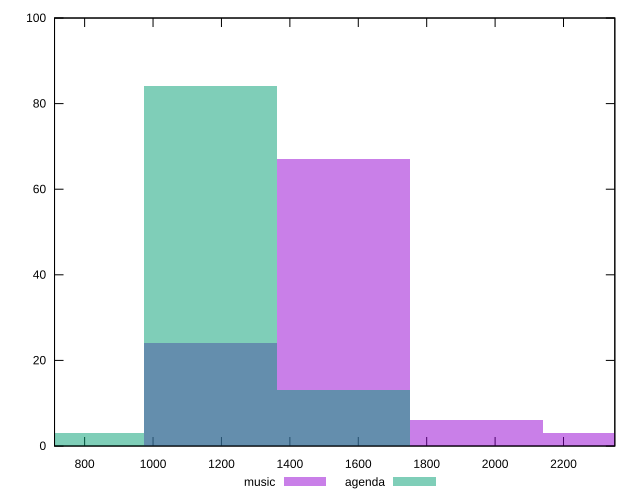

This chart was generated by the following gnuplot code:
reset

$music <<EOF
1556.6948124791236 67
1945.8685155989044 6
1167.5211093593427 24
2335.0422187186855 3
EOF

$agenda <<EOF
778.3474062395618 3
1167.5211093593427 84
1556.6948124791236 13
EOF

set key outside below
set boxwidth 389.1737031197809
set xrange [712:2350]
set yrange [0:100]
set trange [0:100]
set style fill transparent solid 0.5 noborder
set terminal svg size 640, 500 enhanced background rgb 'white'
set output "reports/report_00027_2021-02-24T12-40-31.850Z/uses-rel-preload/comparison/histogram/0_vs_1.svg"

plot $music title "music" with boxes, \
     $agenda title "agenda" with boxes

reset
